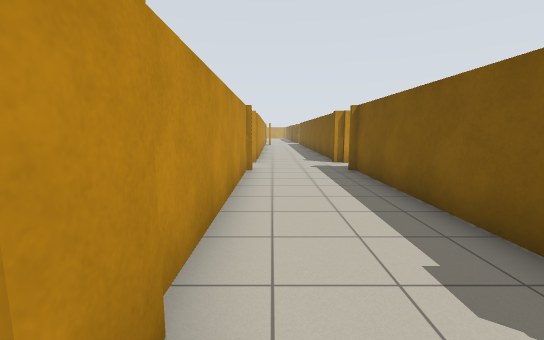
View 1 (above)

19 first-person views from a walk through a world built for the Player/Stage simulator. The camera is 1.2 m above the floor, tilts 8° down and sees 90° across. Floor lines are 1 m apart. The floor is counted in squares, 1 m on a side. Each view is taken from the middle of a square. On the plan, view 1 faces up. The plan holds only what a view shows up to about 12 squares ahead; the rest is blank. The place goes on beyond the plan. The robots in the file are not drawn.

View 2
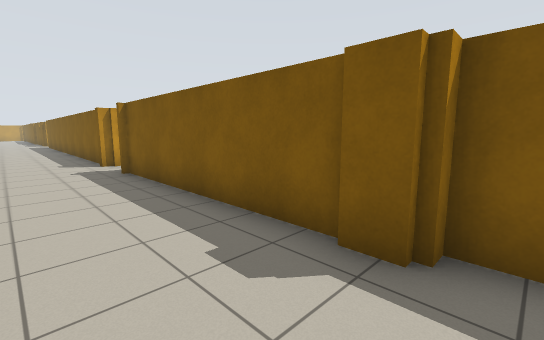

View 3
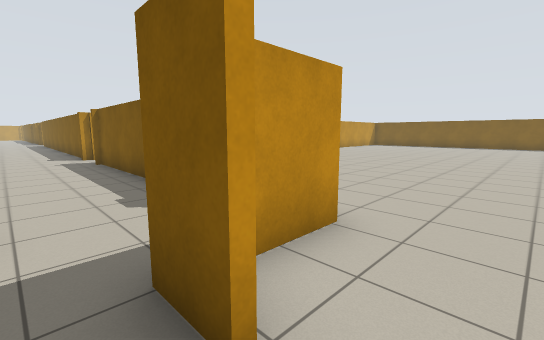

View 4
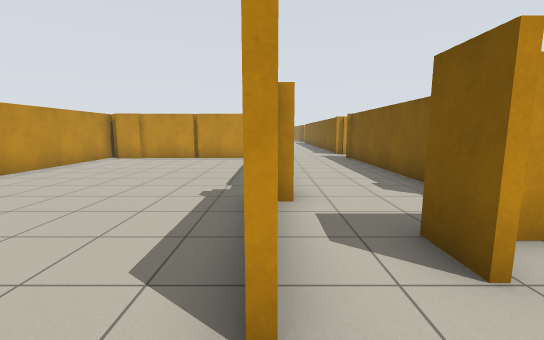

View 5
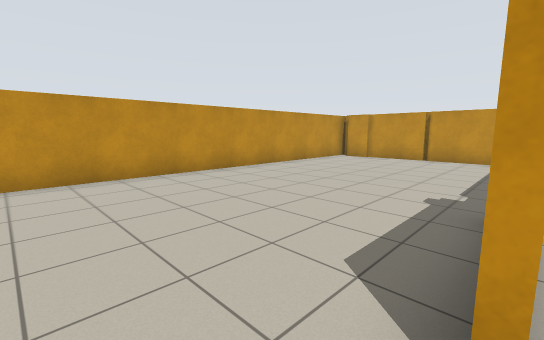

View 6
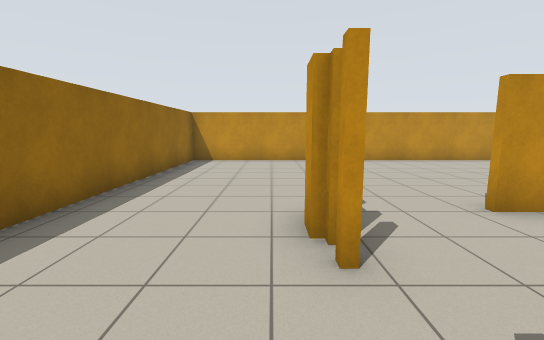

View 7
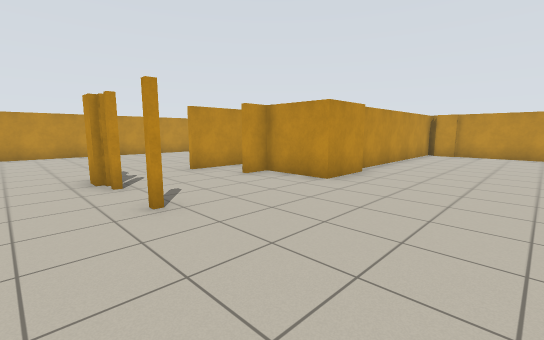

View 8
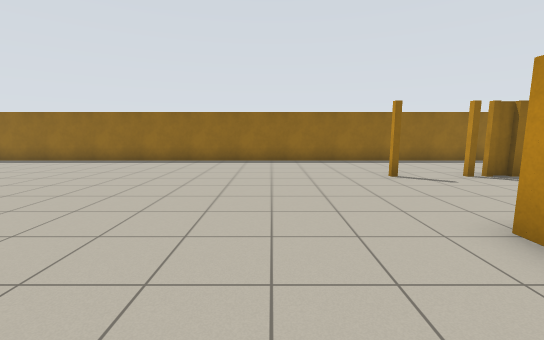

View 9
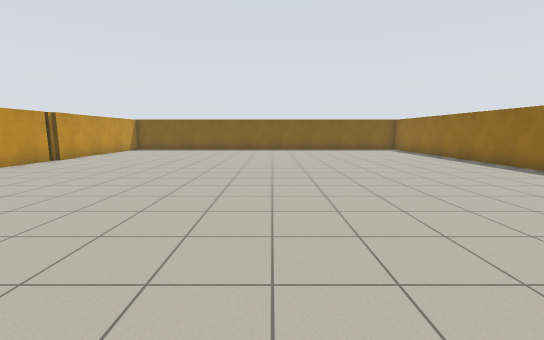

View 10
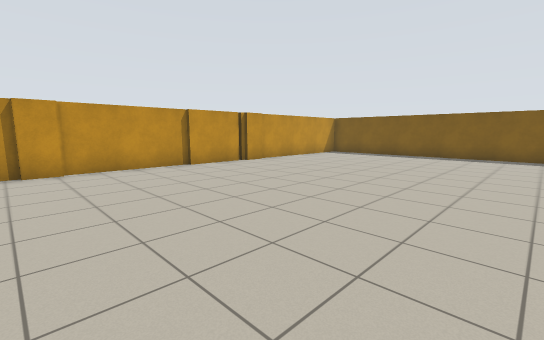

View 11
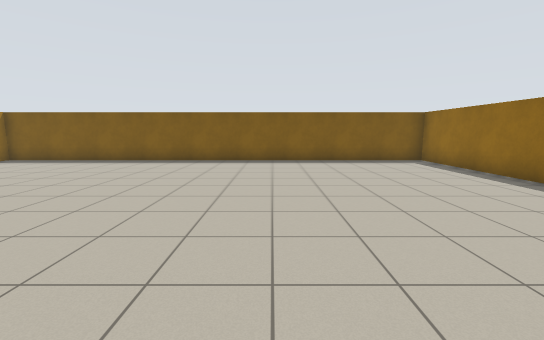

View 12
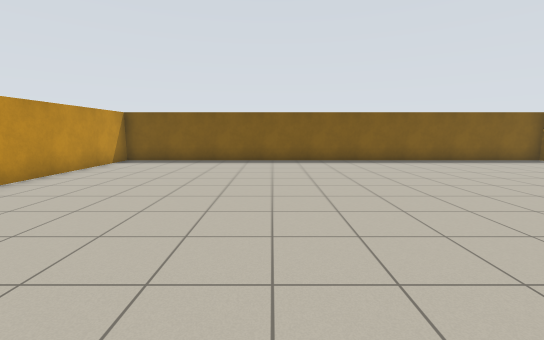

View 13
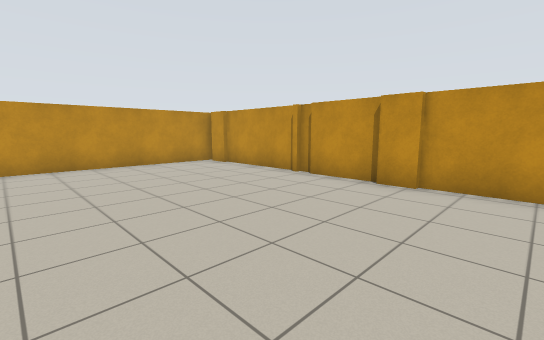

View 14
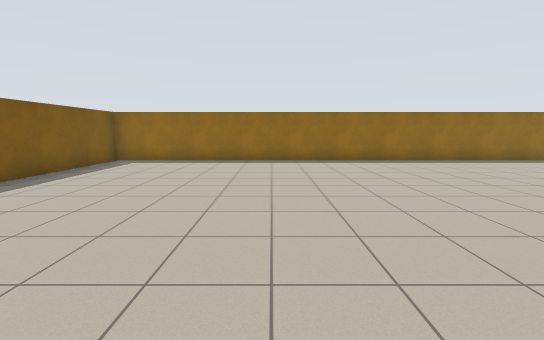

View 15
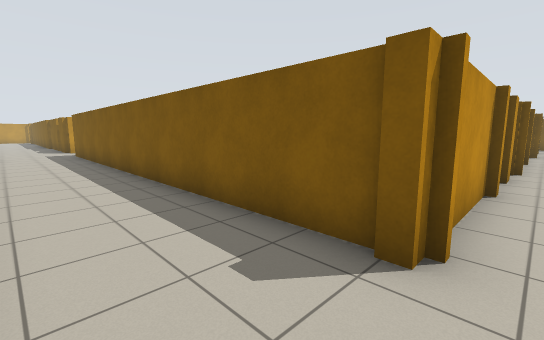

View 16
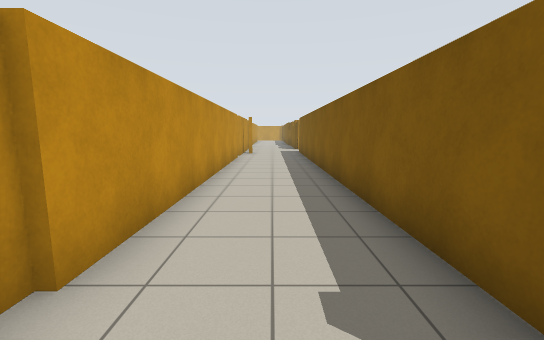

View 17
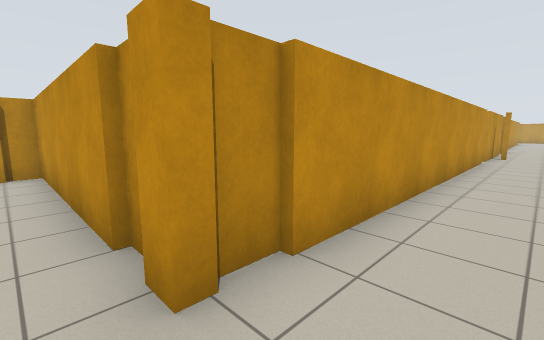

View 18
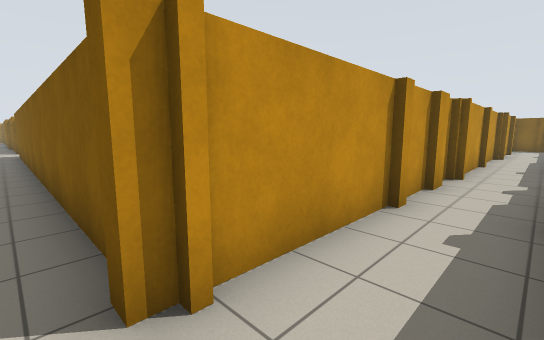

View 19
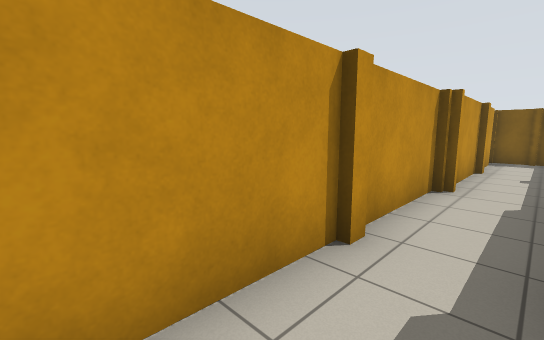

### Floor plan
Points are (right, up) in squares from view 1. A wall is a line through its corners. A room is listed if a view was taken in it or the views show most of it. See-through windows are left out.
Room 1 (views 1, 2, 15, 16, 17, 18)
walls: (-0.6, 11.1) (-0.6, 10.7) (-1.2, 10.7); (2.6, 11.1) (2.6, 21.5); (2.9, 10.7) (2.4, 10.7) (2.4, 11.1); (-0.8, 8.5) (-0.8, 1.8); (-0.8, 12) (-0.8, 11.1); (-1.9, 10.7) (-8.1, 10.7) (-8.1, 10); (6.5, 10.7) (3, 10.7); (8.4, 10.7) (7.1, 10.7); (9, 10.5) (8.2, 10.5); (-0.6, 1.5) (-0.6, 0.6); (2.6, 1.5) (2.6, 8.5); (2.4, 0.6) (2.4, 1.5); (3, -0.1) (3, 0.6); (-1, -0.5) (-1, -1.4); (-0.6, 21.5) (-0.6, 11.9); (0.7, -2) (0.7, -0.9)
ways out: opening at (0, -1) to room 2; opening at (10, 10) to room 3
Room 2 (views 3, 4, 5, 6, 7, 8, 9, 10, 11, 12, 13, 14)
walls: (3.1, 0.9) (3.1, -1.1) (0.9, -1.1) (0.9, -2); (-1, -1.4) (-1, -2.8); (0.1, -5.6) (-0.5, -5.6); (8.2, 8.5) (7.8, 8.5); (7.5, 8.5) (3.9, 8.5); (-0.5, -5.4) (0, -5.4); (10.4, 8.3) (8.2, 8.3); (11.2, 8.1) (10.2, 8.1); (4, 8.3) (3.1, 8.3); (2.8, 8.6) (2.8, 1.4); (15, 8.3) (11.1, 8.3); (17.5, 8.1) (14.9, 8.1); (18.2, 8) (17.4, 8); (-2.2, 8.5) (-5.8, 8.5); (-8.5, 8.2) (-8.5, -9.3) (24.5, -9.3) (24.5, 8.1) (19, 8.1)
ways out: opening at (0, -1) to room 1
Room 3 (view 19)
walls: (17.2, 10.5) (14.2, 10.5); (14, 10.4) (13.5, 10.4); (13.6, 10.5) (9.9, 10.5); (20.8, 10.4) (18.4, 10.4); (21.1, 10.2) (20.6, 10.2); (23.5, 10.4) (22.5, 10.4); (24.5, 8.9) (24.5, 10.4)
ways out: opening at (10, 10) to room 1

Where each view was taken, in squares from view 1:
view 1: 0 up, 0 right, facing up
view 2: 0 up, 0 right, facing up-right
view 3: 3 down, 0 right, facing up-right
view 4: 4 down, 1 left, facing up
view 5: 4 down, 1 left, facing up-left
view 6: 6 down, 3 right, facing left
view 7: 7 down, 7 right, facing up-left
view 8: 2 up, 6 right, facing down
view 9: 1 down, 6 right, facing right
view 10: 1 down, 10 right, facing up-right
view 11: 3 down, 13 right, facing right
view 12: 2 up, 13 right, facing right
view 13: 2 up, 13 right, facing up-left
view 14: 2 up, 18 right, facing down
view 15: 10 up, 0 right, facing up-right
view 16: 10 up, 1 right, facing up
view 17: 10 up, 1 right, facing up-left
view 18: 9 up, 2 right, facing up-right
view 19: 9 up, 11 right, facing up-right
